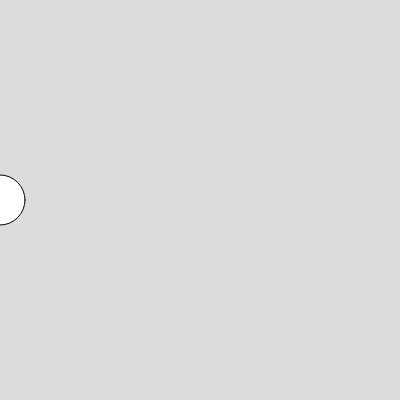
Frame 1 (no input)
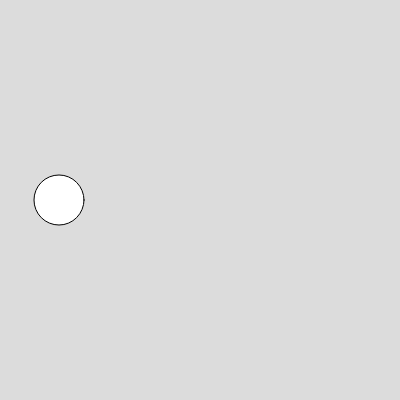
Frame 60 (no input)
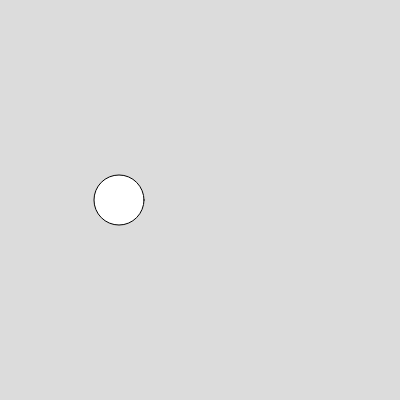
Frame 120 (the mouse pressed at the canvas centre since frame 60)

The p5.js sketch that drew these frames (run headless with seeded random() and noise() and a simulated clock; from frame 60 on, the mouse is pressed at the canvas centre):

// p5.js sketch
// ── sketch.js
var x;

function setup() {
  createCanvas(400, 400);
  x = 0;
}

function draw() {
  background(220);
  ellipse(x, height/2, 50,50 );

  x = x+1;
  
}
